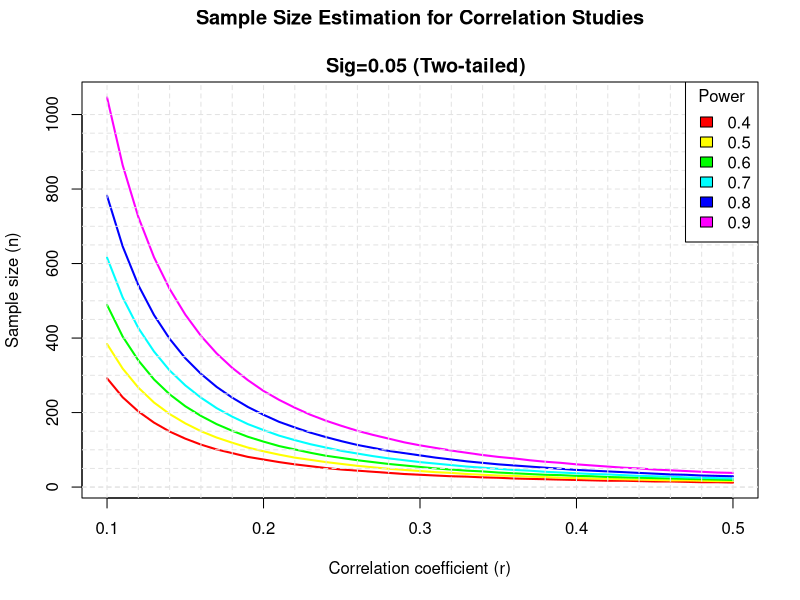

Generate this figure with R:
## INFO ####
## what: HADC! Basic power analysis with {pwr}
## Who: Ed
## When: 2025-11-18

## CONTENTS ####
## 01 Library pwr
## 02 1 and 2 proportions test
## 03 1 and 2 sample t-test
## 04 Correlation
## 05 Chi squared
## 06 General linear model
## 07 Data for power curves
## 08 Setting up a Graph of Power

## 01 Library pwr ####
# install.packages("pwr", dependencies=T)
library(pwr)

## 02 1 and 2 proportions test ####

# 1 sample

help(ES.h)
(myProp <- ES.h(p1 = 0.5, p2 = 0.25)) #effect size h

help(pwr.p.test)

pwr.p.test(h = myProp, n = NULL, sig.level = 0.05, power = 0.8)

pwr.p.test(h = myProp, n = 25, sig.level = 0.05, power = NULL)

#2 samples
help(pwr.2p.test)

pwr.2p.test(h=ES.h(0.5,0.40), power = 0.8, sig.level=0.05, alternative = "two.sided")

pwr.2p.test(h=ES.h(0.5,0.40), power = 0.8, sig.level=0.05, alternative = "greater")

ES.h(0.8, 0.65)
pwr.p.test(h = ES.h(0.8, 0.60), n = NULL, power = 0.8, sig.level = 0.05) #69
pwr.p.test(h = ES.h(0.8, 0.65), n = 55, sig.level = 0.05)#0.71

## 03 1 and 2 sample t-test ####
#t-test e.s.
#d = abs(mean.01 - mean.02)/(standard dev)

?pwr.t.test
pwr.t.test(d=0.2, n=60, sig.level=0.05,
           type="one.sample",alternative="two.sided") #0.33 power

pwr.t.test(d=0.2, n=NULL, sig.level=0.05, power=0.80,
           type="one.sample",alternative="two.sided") #

pwr.t.test(d=0.2, n=40, sig.level=0.05,
           type="paired",alternative="two.sided") #good power

pwr.t.test(d=(2/2.8), n=30, sig.level=0.05,
           type="two.sample",alternative="two.sided") #okay power



## 04 Correlation ####
?pwr.r.test

pwr.r.test(r=0.3, n=50, sig.level=0.05, alternative="two.sided") #p=0.56

pwr.r.test(r=0.3, n=50, sig.level=0.05, alternative="greater") #p=0.69

pwr.r.test(r=0.3, power=.8, sig.level=0.05, alternative="two.sided")

pwr.r.test(r=0.5, power=.8, sig.level=0.05, alternative="two.sided")

pwr.r.test(r=0.1, power=.8, sig.level=0.05, alternative="two.sided")

## 05 Chi squared ####

?pwr.chisq.test

pwr.chisq.test(w=0.5, df=(3-1), N=200)
pwr.chisq.test(w=0.5, df=(3-1), power=0.8)  #N=~39 total N

#w for obs 40 and 60 exp 50 and 50
p01 = 50/100; p02 = 50/100; p11 = 40/100; p12 = 60/100
w = sqrt( sum(  ( (p01-p11)^2 /p01  ) + ( (p02-p12)^2/p02 )  ) )
w

## 06 General linear model ####
?pwr.f2.test

pwr.f2.test(u = 3, v = 97, f2 = .15, sig.level = 0.5)
pwr.f2.test(u = 3, v = , f2 = .05, sig.level = 0.5, power=0.8) #57 + 3!

## 07 Data for power curves ####
# Plot sample size curves for detecting correlations of
# various sizes.


# create range of correlation effect sizes
r <- seq(.1,.5,.01)
nr <- length(r)

# create range of power values
p <- seq(.4,.9,.1)
np <- length(p)

# calculate sample sizes to achieve a given power
?array
samsize <- array(data = numeric(nr*np), dim=c(nr,np)) #initialize array

Foelix <- pwr.r.test(n = NULL, r = .5,
                     sig.level = .05, power = .5,
                     alternative = "two.sided")
Foelix
class(Foelix)
names(Foelix)
Foelix$n

for (i in 1:np){
  for (j in 1:nr){
    Foelix <- pwr.r.test(n = NULL, r = r[j],
                         sig.level = .05, power = p[i],
                         alternative = "two.sided")
    samsize[j,i] <- ceiling(Foelix$n)
  }
}

head(samsize)

# 08 Setting up a Graph of Power  (TM) ####

# set up graph
xrange <- range(r)
yrange <- round(range(samsize))
colors <- rainbow(length(p))
plot(xrange, yrange, type="n",
     xlab="Correlation coefficient (r)",
     ylab="Sample size (n)" )

# add power curves
for (i in 1:np){
  lines(r, samsize[,i], type="l", lwd=2, col=colors[i])
}

# add annotation (grid lines, title, legend)
abline(v=0, h=seq(0,yrange[2],50), lty=2, col="grey89")
abline(h=0, v=seq(xrange[1],xrange[2],.02), lty=2,
       col="grey89")
title("Sample Size Estimation for Correlation Studies\n
  Sig=0.05 (Two-tailed)")
legend("topright", title="Power", as.character(p),
       fill=colors)
